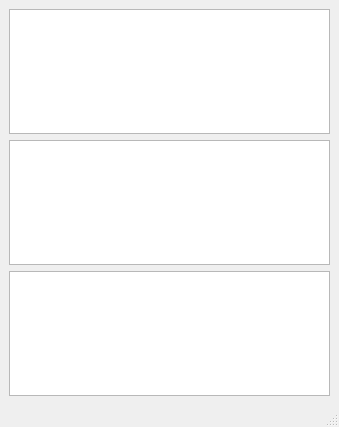
<?xml version="1.0" encoding="UTF-8"?>
<ui version="4.0">
 <class>MainWindow</class>
 <widget class="QMainWindow" name="MainWindow">
  <property name="geometry">
   <rect>
    <x>0</x>
    <y>0</y>
    <width>339</width>
    <height>427</height>
   </rect>
  </property>
  <property name="windowTitle">
   <string>MainWindow</string>
  </property>
  <widget class="QWidget" name="centralwidget">
   <layout class="QVBoxLayout" name="verticalLayout">
    <item>
     <widget class="QTableView" name="tableView"/>
    </item>
    <item>
     <widget class="QTableView" name="tableView_2"/>
    </item>
    <item>
     <widget class="QTableView" name="tableView_3"/>
    </item>
   </layout>
  </widget>
  <widget class="QMenuBar" name="menubar">
   <property name="geometry">
    <rect>
     <x>0</x>
     <y>0</y>
     <width>339</width>
     <height>21</height>
    </rect>
   </property>
  </widget>
  <widget class="QStatusBar" name="statusbar"/>
 </widget>
 <resources/>
 <connections/>
</ui>
